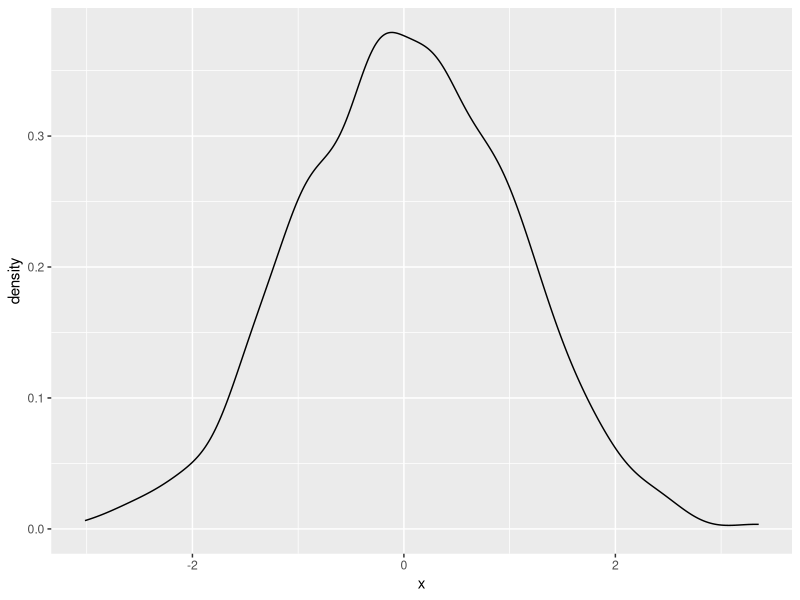

This figure's R source:
library(ggplot2)

1+1 

df <- data.frame(x  = rnorm(1000))



ggplot(df,aes(x))+geom_density()


mean(df$x)

df$y = rnorm(1000)*1.5 +5


summary(lm(y~x, data =df))


print("Jelly is sticky")

print("I did fork it right, after all.")